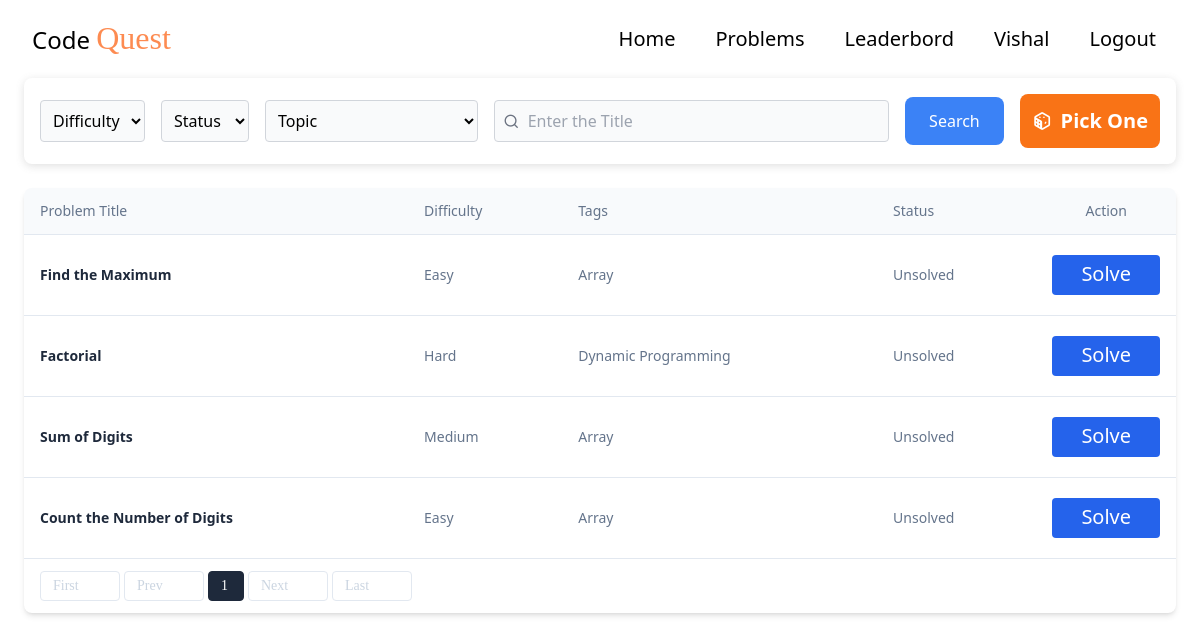
The app's page /problem/ (signed in) with its own data.
### problems/models.py (models this page shows, shortened)
class Problem(models.Model):
    DIFFICULTY_CHOICES = [
        ('Easy', 'Easy'),
        ('Medium', 'Medium'),
        ('Hard', 'Hard'),
    ]
    TAGS=[
        ('Array', 'Array'),
        ('String', 'String'),
        ('Dynamic Programming', 'Dynamic Programming'),
        ('Tree', 'Tree'),
        ('Graph', 'Graph'),
        ('Backtracking', 'Backtracking'),
        ('Linked List', 'Linked List'),
        ('Binary Search', 'Binary Search')
    ]
    title = models.CharField(max_length=255)
    problem_statement = models.TextField()
    difficulty = models.CharField(max_length=10, choices=DIFFICULTY_CHOICES)
    tags = models.CharField(max_length=255,choices=TAGS)
    time_limit = models.IntegerField(help_text="Time limit in milliseconds")
    memory_limit = models.IntegerField(help_text="Memory limit in kilobytes")
    input_format = models.TextField()
    output_format = models.TextField()
    constraints = models.TextField()
    sample_test_cases = models.JSONField(help_text="Provide sample test cases in JSON format (e.g., [{'input': '[2,7,11,15], 9', 'output': '[0,1]'}]).")
    hidden_test_cases = models.JSONField(help_text="Provide hidden test cases in JSON format for evaluation (e.g., [{'input': '[1,5,3,7,11], 16', 'output': '[3,4]'}]).")
    created_at = models.DateTimeField(auto_now_add=True)

### problems/views.py (the view)
# urls.py: path('problem/',problem_list,name="problem"),
def problem_list(request):
    try:
        user = request.user
        if not user.is_authenticated:
            return redirect('login')
        solved_problem_ids = SolvedProblem.objects.filter(user=user).values_list('problem_id', flat=True)
        problems = Problem.objects.exclude(id__in=solved_problem_ids).order_by('id')
        difficulty = request.GET.get('difficulty')
        if difficulty:
            problems = problems.filter(difficulty__iexact=difficulty)
        status = request.GET.get('status')
        if status:
            if status == "todo":
                pass
            elif status == "solved":
                problems = Problem.objects.filter(id__in=solved_problem_ids).order_by('id')
        topic = request.GET.get('topic')
        if topic:
            problems = problems.filter(tags__icontains=topic)
        title = request.GET.get('problem-title')
        if title:
            problems = problems.filter(title__icontains=title)
        paginator = Paginator(problems, 10)  # Show 10 problems per page
        page_number = request.GET.get('page')
        try:
            page_obj = paginator.get_page(page_number)
        except PageNotAnInteger:
            page_obj = paginator.page(1)
        except EmptyPage:
            page_obj = paginator.page(paginator.num_pages)
        print("page",page_obj)
        return render(request, 'problems/problem.html', {'problems':page_obj})
    except Exception as e:
        print(f"Error occurred: {e}")
        return render(request, 'problems/problem.html', {'problems': []})

### problems/templates/problems/problem.html (shortened to what this page needs)
{% load static %}
<!DOCTYPE html>
<html lang="en">
<head>
   <link href="https://cdn.jsdelivr.net/npm/remixicon@4.5.0/fonts/remixicon.css" rel="stylesheet" />
   <script src="https://cdn.tailwindcss.com"></script>
</head>
<body>
   <nav>
      <div class="max-w-screen-xl flex flex-wrap items-center justify-between mx-auto px-8 py-4">
         <h2 class="text-2xl font-medium">Code <span>Quest</span></h2>
         <div class="hidden w-full md:block md:w-auto" id="navbar-default">
            <ul class="flex flex-col md:flex-row md:space-x-4">
               <li>
                  <a href="{% url 'home' %}" class="block py-2 px-3">Home</a>
               </li>
               <li>
                  <a href="{% url 'problem' %}" class="block py-2 px-3">Problems</a>
               </li>
               <li>
                  <a href="{% url 'leaderboard' %}" class="block py-2 px-3">Leaderbord</a>
               </li>
               {% if user.username %}
               <li>
                  <a href="{% url 'profile' %}" class="block py-2 px-3">{{ user.username }}</a>
               </li>
               <li>
                  <a href="{% url 'logout' %}" class="block py-2 px-3">Logout</a>
               </li>
               {% endif %}
            </ul>
         </div>
      </div>
   </nav>
   <form id="filterForm" action="{% url "problem_list" %}" method="get">
   <div class="flex items-center justify-center">
      <div class="flex flex-wrap items-center gap-4 max-w-6xl rounded-lg p-4 w-full"
         style="box-shadow: rgba(99, 99, 99, 0.2) 0px 2px 8px 0px;">
         <select name="difficulty"
            class="border border-gray-300 rounded p-2 bg-gray-50 focus:border-blue-400 w-full md:w-auto">
            <option value="">Difficulty</option>
         </select>
         <select name="status"
            class="border border-gray-300 rounded p-2 bg-gray-50 focus:border-blue-400 w-full md:w-auto">
            <option value="">Status</option>
         </select>
         <select name="topic"
            class="border border-gray-300 rounded p-2 bg-gray-50 focus:border-blue-400 w-full md:w-auto" >
            <option value="">Topic</option>
         </select>
         <div class="flex items-center border border-gray-300 rounded p-2 bg-gray-50 w-full md:flex-1">
            <i class="ri-search-line text-gray-500 mr-2"></i>
            <input type="text" name="problem-title" placeholder="Enter the Title"
               class="focus:outline-none bg-transparent w-full" autocomplete="off"/>
         </div>
         <button type="submit"
            class="bg-blue-500 text-white px-6 py-3 rounded-lg hover:bg-blue-600 transition-colors w-full md:w-auto mt-4 md:mt-0">
            Search
         </button>
         <a href="{% url "pick_random" %}"><div id="pickOne"
   class="flex items-center gap-2 cursor-pointer bg-orange-500 text-white p-3 rounded-lg w-full md:w-auto mt-4 md:mt-0 justify-center">
   <i class="ri-dice-line"></i>
   <h4 class="font-semibold">Pick One</h4>
</div></a>
      </div>
   </div>
</form>
   <div class="p-6 flex justify-center items-center">
      <div
         class="relative flex flex-col w-full h-full overflow-auto text-gray-700 bg-white shadow-md rounded-lg bg-clip-border">
         {% if problems %}
         <table class="w-full text-left table-auto min-w-max">
            <thead>
               <tr>
                  <th class="p-4 border-b border-slate-200 bg-slate-50">
                     <p class="text-sm font-normal leading-none text-slate-500">
                        Problem Title
                     </p>
                  </th>
                  <th class="p-4 border-b border-slate-200 bg-slate-50">
                     <p class="text-sm font-normal leading-none text-slate-500">
                        Difficulty
                     </p>
                  </th>
                  <th class="p-4 border-b border-slate-200 bg-slate-50">
                     <p class="text-sm font-normal leading-none text-slate-500">
                        Tags
                     </p>
                  </th>
                  <th class="p-4 border-b border-slate-200 bg-slate-50">
                     <p class="text-sm font-normal leading-none text-slate-500">
                        Status
                     </p>
                  </th>
                  <th class="p-4 border-b border-slate-200 bg-slate-50">
                     <p class="text-sm font-normal leading-none text-slate-500 text-center">
                        Action
                     </p>
                  </th>
               </tr>
            </thead>
            <tbody>
               {% for problem in problems %}
               <tr class="hover:bg-slate-50 border-b border-slate-200">
                  <td class="p-4 py-5">
                     <p class="block font-semibold text-sm text-slate-800">
                        {{problem.title}}
                     </p>
                  </td>
                  <td class="p-4 py-5">
                     <p class="text-sm text-slate-500">{{problem.difficulty}}</p>
                  </td>
                  <td class="p-4 py-5">
                     <p class="text-sm text-slate-500">{{problem.tags}}</p>
                  </td>
                  <td class="p-4 py-5">
                     <p class="text-sm text-slate-500">Unsolved</p>
                  </td>
                  <td class="p-4 py-5">
                     <button class="w-full h-10 text-sm text-white bg-blue-600 rounded hover:bg-blue-500">
                        <a href="{% url 'solve' problem.id %}" class="hover:text-white">Solve</a>
                     </button>
                  </td>
               </tr>
               {% endfor %}
            </tbody>
         </table>
         {% else %}
         <div class="p-4 text-center">
            <p class="text-lg text-slate-500">No problems found</p>
         </div>
         {% endif %}
          <div class="flex justify-left items-center px-4 py-3">
    <div class="flex space-x-1">
        {% if problems.has_previous %}
            <a href="?page=1" class="px-3 py-1 min-w-20 text-sm font-normal text-slate-500 bg-white border border-slate-200 rounded hover:bg-slate-50 hover:border-slate-400 transition duration-200 ease">
                First
            </a>
            <a href="?page={{ problems.previous_page_number }}" class="px-3 py-1 min-w-20 text-sm font-normal text-slate-500 bg-white border border-slate-200 rounded hover:bg-slate-50 hover:border-slate-400 transition duration-200 ease">
                Prev
            </a>
        {% else %}
            <span class="px-3 py-1 min-w-20 text-sm font-normal text-slate-300 bg-white border border-slate-200 rounded cursor-not-allowed">
                First
            </span>
            <span class="px-3 py-1 min-w-20 text-sm font-normal text-slate-300 bg-white border border-slate-200 rounded cursor-not-allowed">
                Prev
            </span>
        {% endif %}
        {% for num in problems.paginator.page_range %}
            {% if problems.number == num %}
                <span class="px-3 py-1 min-w-9 text-sm font-normal text-white bg-slate-800 border border-slate-800 rounded">
                    {{ num }}
                </span>
            {% else %}
                <a href="?page={{ num }}" class="px-3 py-1 min-w-9 text-sm font-normal text-slate-500 bg-white border border-slate-200 rounded hover:bg-slate-50 hover:border-slate-400 transition duration-200 ease">
                    {{ num }}
                </a>
            {% endif %}
        {% endfor %}
        {% if problems.has_next %}
            <a href="?page={{ problems.next_page_number }}" class="px-3 py-1 min-w-20 text-sm font-normal text-slate-500 bg-white border border-slate-200 rounded hover:bg-slate-50 hover:border-slate-400 transition duration-200 ease">
                Next
            </a>
            <a href="?page={{ problems.paginator.num_pages }}" class="px-3 py-1 min-w-20 text-sm font-normal text-slate-500 bg-white border border-slate-200 rounded hover:bg-slate-50 hover:border-slate-400 transition duration-200 ease">
                Last
            </a>
        {% else %}
            <span class="px-3 py-1 min-w-20 text-sm font-normal text-slate-300 bg-white border border-slate-200 rounded cursor-not-allowed">
                Next
            </span>
            <span class="px-3 py-1 min-w-20 text-sm font-normal text-slate-300 bg-white border border-slate-200 rounded cursor-not-allowed">
                Last
            </span>
        {% endif %}
    </div>
</div>
      </div>
   </div>
</body>
</html>

### problems/templates/problems/problem.html (style rules this page uses)
:root { --background-color: #f6f8ff; --black: #4a4947; --orange: #ffbd73; --dark-orange: #fd8b51; }
select { outline: none; }
span { font-family: jost; font-weight: 500; color: var(--dark-orange); font-size: 4vh; }
a { position: relative; display: inline-block; text-decoration: none; color: var(--black); font-weight: 500; font-size: 2.5vh; transition: color 0.3s ease; }

### records on screen
Problem: title "Find the Maximum", difficulty "Easy", tags "Array"
Problem: title "Factorial", difficulty "Hard", tags "Dynamic Programming"
Problem: title "Sum of Digits", difficulty "Medium", tags "Array"
Problem: title "Count the Number of Digits", difficulty "Easy", tags "Array"

### other values on screen
{{ user.username }} "Vishal"
{{ num }} "1"
